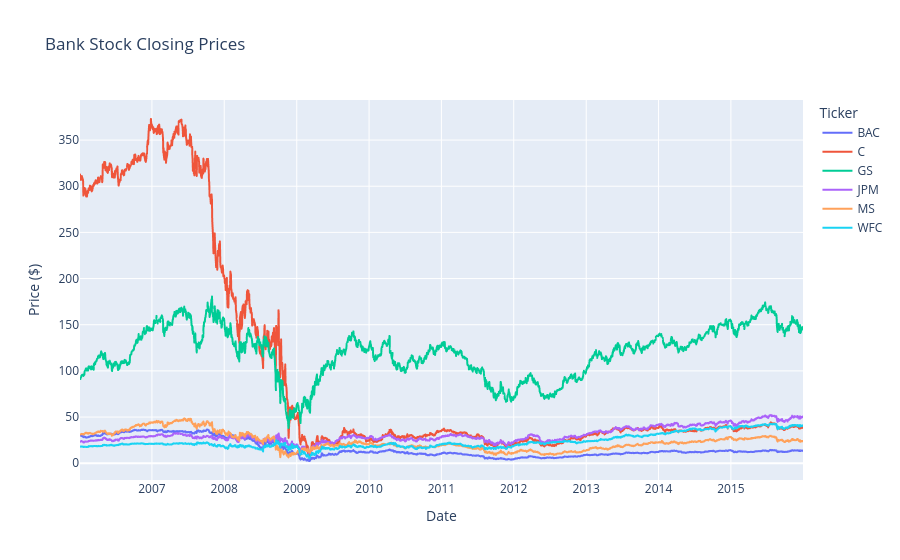

This figure's notebook cell:
### Code cell
fig = bankStocks.xs(key='Close', axis=1, level='Price').droplevel(axis=1, level=0).plot(
    title="Bank Stock Closing Prices",
    labels={"value": "Price ($)", "index": "Date", "variable": "Ticker"}
)
fig.show()

### Figure 1 — Plotly figure (JSON) as saved in the notebook; plotly's stock layout.template omitted (floating-point values rounded to 4 significant figures; data arrays with more than 128 entries replaced by an {"elided": "..."} marker saying what was removed)
{"data": [{"hovertemplate": "Ticker=BAC<br>Date=%{x}<br>Price ($)=%{y}<extra></extra>", "legendgroup": "BAC", "line": {"color": "#636efa", "dash": "solid"}, "marker": {"symbol": "circle"}, "mode": "lines", "name": "BAC", "showlegend": true, "type": "scattergl", "x": {"elided": "2517 str values"}, "xaxis": "x", "y": {"elided": "2517 float values"}, "yaxis": "y"}, {"hovertemplate": "Ticker=C<br>Date=%{x}<br>Price ($)=%{y}<extra></extra>", "legendgroup": "C", "line": {"color": "#EF553B", "dash": "solid"}, "marker": {"symbol": "circle"}, "mode": "lines", "name": "C", "showlegend": true, "type": "scattergl", "x": {"elided": "2517 str values"}, "xaxis": "x", "y": {"elided": "2517 float values"}, "yaxis": "y"}, {"hovertemplate": "Ticker=GS<br>Date=%{x}<br>Price ($)=%{y}<extra></extra>", "legendgroup": "GS", "line": {"color": "#00cc96", "dash": "solid"}, "marker": {"symbol": "circle"}, "mode": "lines", "name": "GS", "showlegend": true, "type": "scattergl", "x": {"elided": "2517 str values"}, "xaxis": "x", "y": {"elided": "2517 float values"}, "yaxis": "y"}, {"hovertemplate": "Ticker=JPM<br>Date=%{x}<br>Price ($)=%{y}<extra></extra>", "legendgroup": "JPM", "line": {"color": "#ab63fa", "dash": "solid"}, "marker": {"symbol": "circle"}, "mode": "lines", "name": "JPM", "showlegend": true, "type": "scattergl", "x": {"elided": "2517 str values"}, "xaxis": "x", "y": {"elided": "2517 float values"}, "yaxis": "y"}, {"hovertemplate": "Ticker=MS<br>Date=%{x}<br>Price ($)=%{y}<extra></extra>", "legendgroup": "MS", "line": {"color": "#FFA15A", "dash": "solid"}, "marker": {"symbol": "circle"}, "mode": "lines", "name": "MS", "showlegend": true, "type": "scattergl", "x": {"elided": "2517 str values"}, "xaxis": "x", "y": {"elided": "2517 float values"}, "yaxis": "y"}, {"hovertemplate": "Ticker=WFC<br>Date=%{x}<br>Price ($)=%{y}<extra></extra>", "legendgroup": "WFC", "line": {"color": "#19d3f3", "dash": "solid"}, "marker": {"symbol": "circle"}, "mode": "lines", "name": "WFC", "showlegend": true, "type": "scattergl", "x": {"elided": "2517 str values"}, "xaxis": "x", "y": {"elided": "2517 float values"}, "yaxis": "y"}], "layout": {"legend": {"title": {"text": "Ticker"}, "tracegroupgap": 0}, "title": {"text": "Bank Stock Closing Prices"}, "xaxis": {"anchor": "y", "domain": [0, 1], "title": {"text": "Date"}}, "yaxis": {"anchor": "x", "domain": [0, 1], "title": {"text": "Price ($)"}}}}
